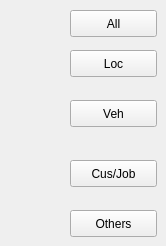
       <widget class="QWidget" name="page">
        <widget class="QPushButton" name="pushButton">
         <property name="geometry">
          <rect>
           <x>70</x>
           <y>50</y>
           <width>87</width>
           <height>27</height>
          </rect>
         </property>
         <property name="text">
          <string>Loc</string>
         </property>
        </widget>
        <widget class="QPushButton" name="pushButton_2">
         <property name="geometry">
          <rect>
           <x>70</x>
           <y>100</y>
           <width>87</width>
           <height>27</height>
          </rect>
         </property>
         <property name="text">
          <string>Veh</string>
         </property>
        </widget>
        <widget class="QPushButton" name="pushButton_3">
         <property name="geometry">
          <rect>
           <x>70</x>
           <y>160</y>
           <width>87</width>
           <height>27</height>
          </rect>
         </property>
         <property name="text">
          <string>Cus/Job</string>
         </property>
        </widget>
        <widget class="QPushButton" name="pushButton_4">
         <property name="geometry">
          <rect>
           <x>70</x>
           <y>210</y>
           <width>87</width>
           <height>27</height>
          </rect>
         </property>
         <property name="text">
          <string>Others</string>
         </property>
        </widget>
        <widget class="QPushButton" name="pushButton_5">
         <property name="geometry">
          <rect>
           <x>70</x>
           <y>10</y>
           <width>87</width>
           <height>27</height>
          </rect>
         </property>
         <property name="text">
          <string>All</string>
         </property>
        </widget>
       </widget>
